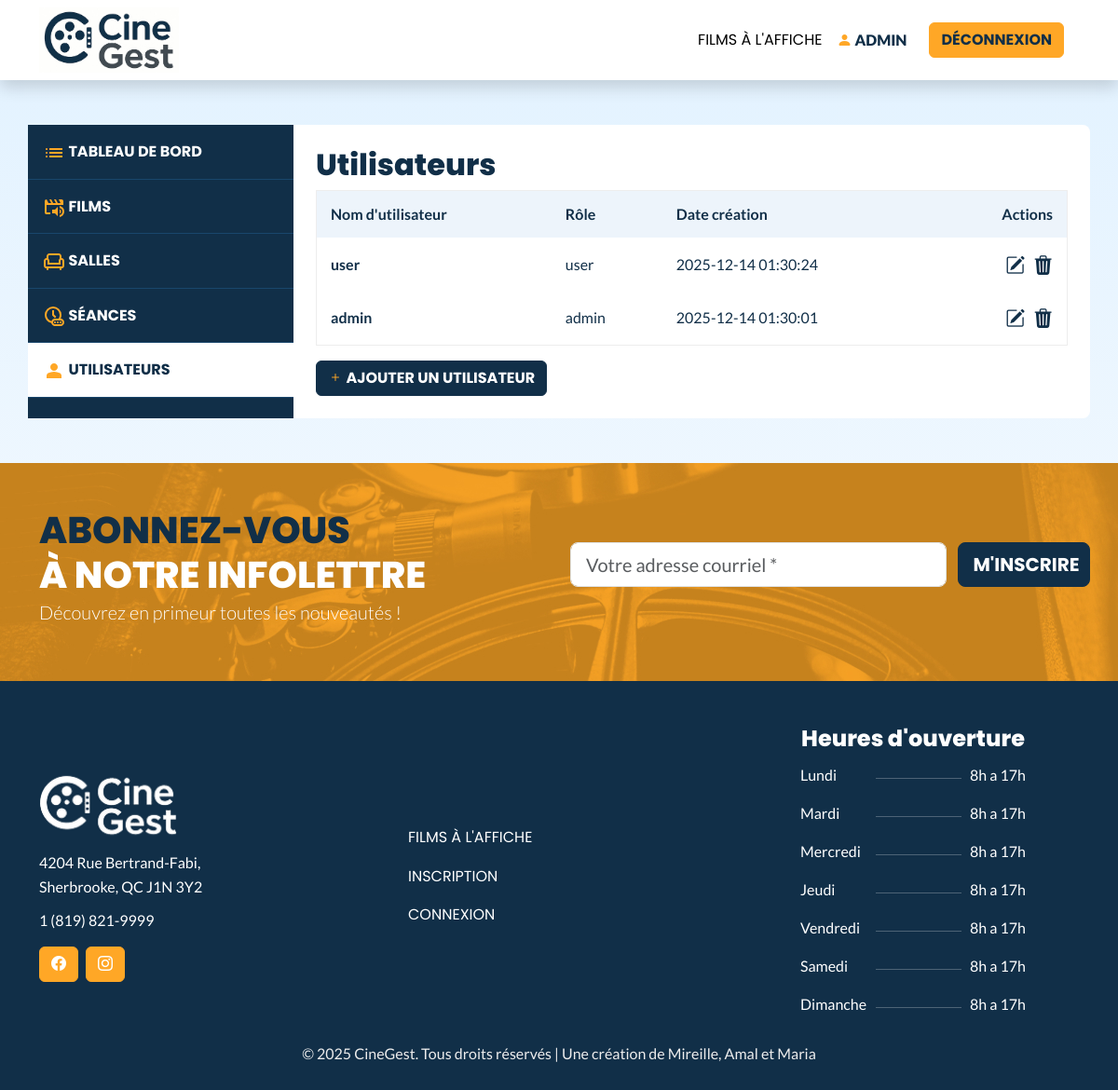
Screenshot of /public/index.php?action=users (signed in) with the database file from the repository.
### tables this page shows
CREATE TABLE `users` (
  `id` int(11) NOT NULL,
  `nom` varchar(255) NOT NULL,
  `courriel` varchar(255) NOT NULL,
  `password` varchar(255) NOT NULL,
  `role` enum('admin','user') NOT NULL DEFAULT 'user',
  `created_at` timestamp NOT NULL DEFAULT current_timestamp() ON UPDATE current_timestamp()
);

### public/index.php (called while the page is built, shortened)
<?php
require_once('../config/db.php');
require_once('../app/controllers/UsersController.php');
$action = $_GET['action'] ?? 'accueil';
$controller = null;
switch ($action) {
    case 'users':
    case 'user_create':
    case 'user_edit':
    case 'user_delete':
    case 'inscription':
        $controller = new UsersController($db);
        break;
}
$controller->handle($_GET);
?>

### app/models/User.php (called while the page is built, shortened)
<?php
class User {
    private $db;
    public function __construct($db) {
        $this->db = $db;
    }
    public function getAllUsers() {
        $stmt = $this->db->query("
            SELECT * FROM users ORDER BY id DESC
        ");
        return $stmt->fetchAll(PDO::FETCH_ASSOC);
    }
}

### app/views/users.php (the view, shortened to what this page needs)
<?php require __DIR__ . '/layouts/header.php'; ?>
<div class="container py-5" data-bs-theme="light">
    <div class="row bg-white" style="border-radius:0.5em">
        <div class="col-lg-3 p-0 bg-secondary admin-dash-menu">
            <?php require __DIR__ . '/layouts/dashboard-menu.php'; ?>
        </div>
        <div class="col-lg-9 p-4 admin-dash">
            <h1 class="h2 mt-0">Utilisateurs</h1>
            <table border="1" class="mb-3 w-100">
                <tr>
                    <th>Nom d'utilisateur</th>
                    <th>Rôle</th>
                    <th>Date création</th>
                    <th class="text-end" style="max-width:100px;">Actions</th>
                </tr>
                <?php foreach ($users as $user) : ?>
                    <tr>
                        <td>
                            <span class="fw-bold">
                                <?= htmlspecialchars($user['nom']) ?>
                            </span>
                        </td>
                        <td><?= htmlspecialchars($user['role']) ?></td>
                        <td><?= htmlspecialchars($user['created_at']) ?></td>
                        <td class="text-end">
                            <a href="index.php?action=user_edit&id=<?= $user['id'] ?>">
                                <i class="bi bi-pencil-square" style="font-size:1.3rem;"></i>
                            </a>
                            <a href="index.php?action=user_delete&id=<?= $user['id'] ?>"
                               onclick="return confirm('Supprimer cet utilisateur ?');">
                                <i class="bi bi-trash3-fill" style="font-size:1.3rem;"></i>
                            </a>
                        </td>
                    </tr>
                <?php endforeach; ?>
            </table>
            <a href="index.php?action=user_create" class="btn btn-secondary">
                <i class="bi bi-plus text-primary"></i> Ajouter un utilisateur
            </a>
        </div>
    </div>
</div>
<?php require __DIR__ . '/layouts/footer.php'; ?>

### public/css/style.css (style rules this page uses)
:root { --primary-font: 'Lato', sans-serif; --secondary-font: 'Poppins', sans-serif; --bs-primary: #ffa726; --bs-secondary: #112f48; --gradiant-soft-blue:linear-gradient(180deg, rgba(137, 202, 255, 0.25) 0%, rgba(250, 250, 250, 0.25) 100%); }
[data-bs-theme=light] { --bs-primary: #ffa726; --bs-primary-rgb: 255, 167, 38; --bs-secondary: #112f48; --bs-secondary-rgb: 17, 47, 72; --bs-dark: #112F48; --bs-dark-rgb: 17, 47, 72; --bs-link-color: #112F48; --bs-link-color-rgb: 17, 47, 72; --bs-link-hover-color:#ffa726; --bs-link-hover-color-rgb: 255, 167, 38; --bs-nav-link-hover-color:255, 167, 38; --bs-nav-link-color: #112F48; --bs-btn-bg: #ffa726; --bs-heading-color:#112F48; }
* { margin: 0; padding: 0; box-sizing: border-box; }
body { font-family: var(--primary-font); background: var(--gradiant-soft-blue); color: #112f48; line-height: 1.6; }
.h1, .h2, .h3, .h4, .h5, .h6, h1, h2, h3, h4, h5, h6 { font-weight:800; font-family:var(--secondary-font); }
.btn-secondary { background-color: var(--bs-secondary); border-color: var(--bs-secondary); color:#ffffff!important; text-transform:uppercase; font-weight:700; font-family:var(--secondary-font); }
a { cursor:pointer; }
[data-bs-theme=light] a { color: var(--bs-secondary); }
.admin-dash table { border-color:#ededed; width:100%; border-radius:0.5em; }
th, td { padding: 12px 15px; text-align: left; }
th { background-color: #EDF4FB; }
a { text-decoration: none; transition: color 0.3s; }

### rows the page displays
users: nom "user", role "user", created_at "2025-12-14 01:30:24"
users: nom "admin", role "admin", created_at "2025-12-14 01:30:01"

### other values shown
$_SESSION['user']['nom'] "ADMIN"
